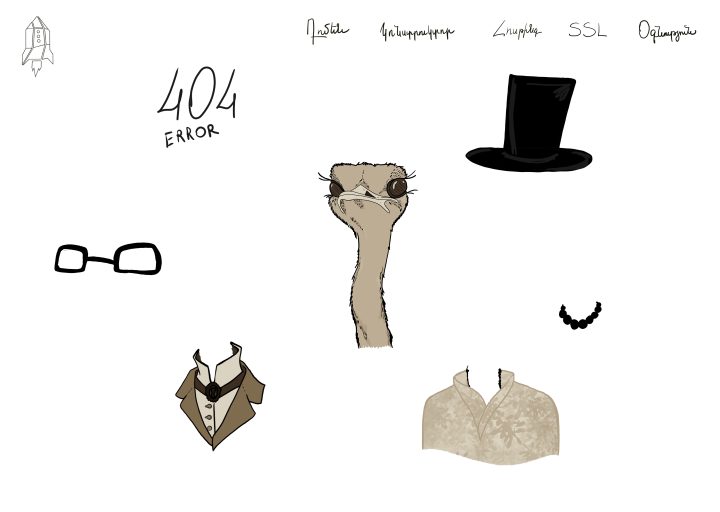
#> input picture source/shots/abc-404-arm.png, 1440 x 1024 px, given in place of fm-landing.png, which was not available (shown at 1/2 size)
$ python prep6.py
#> lines starting #> are read from the running program, lines starting #| are printed output that depends on the picture
from PIL import Image
import os
S='shots/'
def op(n): return Image.open(S+n+'.png').convert('RGB')
#> called with n = 'fm-landing'
def chunks(src,prefix,n):
    im=op(src); h=im.height; step=-(-h//n)
#> after `h = im.height`: h = 1024
#> after `step = -(-h // n)`: step = 512
    for i in range(n):
        im.crop((0,i*step,im.width,min(h,(i+1)*step))).save(f'{S}{prefix}-{i+1}.png')
#> this loop made 2 passes
#> pass 1, in chunks, `im.crop((0,i*step,im.width,min(h,(i+1)*step))).save(f'{S}{prefix}-{i+1..`:
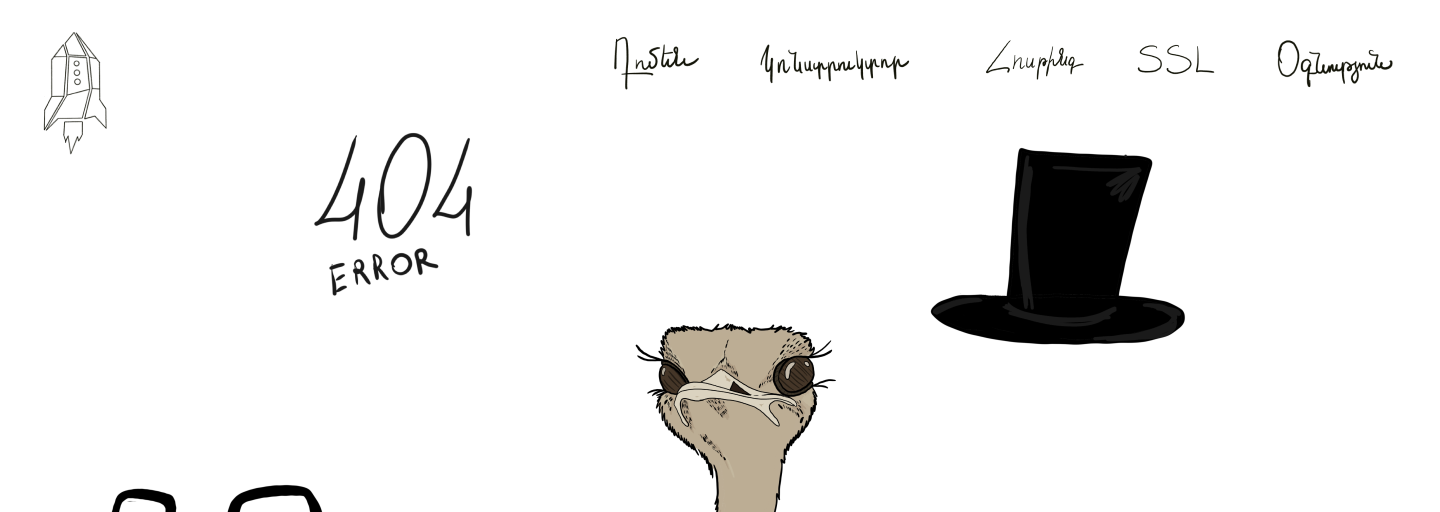
#> saved as fm-land-1.png: PIL image 1440x512 RGB; mean R, G, B 239.6, 239.3, 238.6
    print(prefix,n,im.size)
#| fm-land 2 (1440, 1024)
chunks('fm-landing','fm-land',2)
chunks('sky-night','sky-n',4); chunks('sky-day','sky-d',4)
#> call 2 of op, with n = 'sky-night'
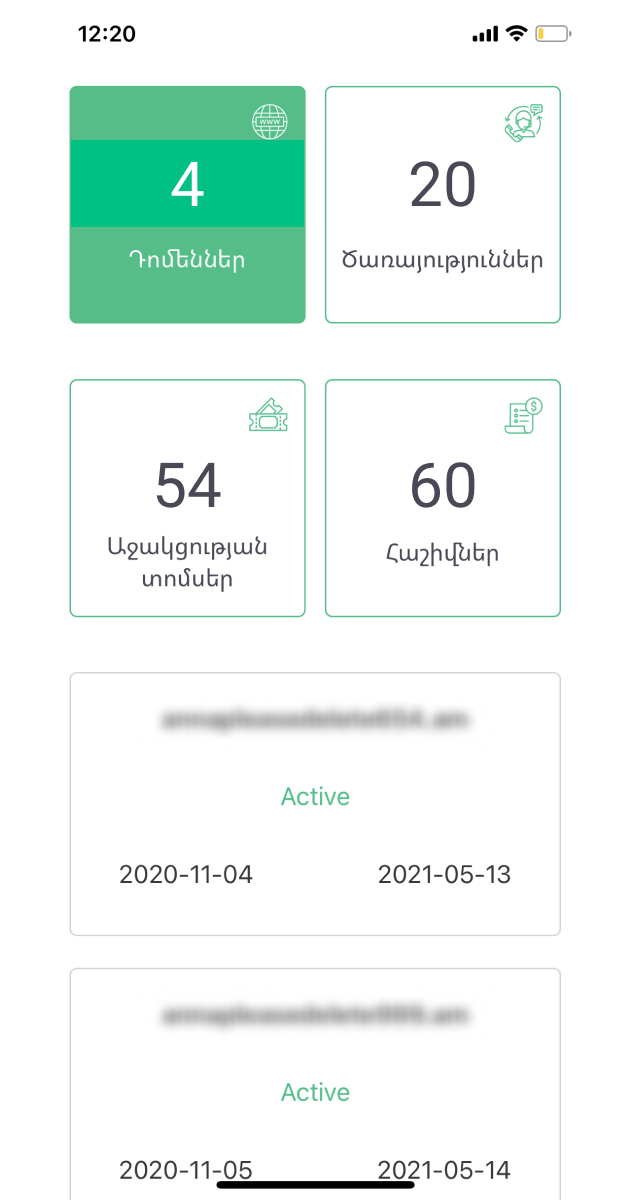
#> input picture source/shots/abc-app-2.png, 630 x 1200 px, given in place of sky-night.png, which was not available
#> the loop in chunks (call 2), `for i in range(n):` made 4 passes
#> pass 1, in chunks (call 2), `im.crop((0,i*step,im.width,min(h,(i+1)*step))).save(f'{S}{prefix}-{i+1..`:
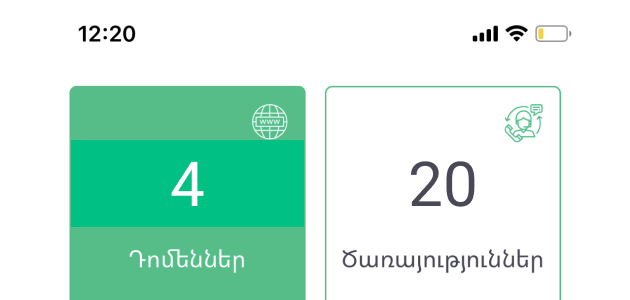
#> saved as sky-n-1.png: PIL image 630x300 RGB; mean R, G, B 197.9, 234.7, 219.9
#> pass 2, in chunks (call 2), `im.crop((0,i*step,im.width,min(h,(i+1)*step))).save(f'{S}{prefix}-{i+1..`:
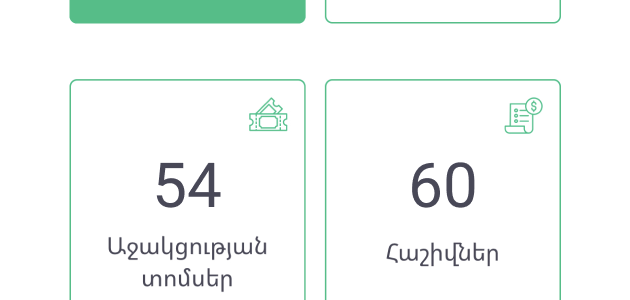
#> saved as sky-n-2.png: PIL image 630x300 RGB; mean R, G, B 243.5, 248.2, 246.1
#| sky-n 4 (630, 1200)
#| sky-d 4 (630, 1200)
chunks('abc-home','abc-home',2); chunks('abc-constructor','abc-cons',2)
#> call 4 of op, with n = 'abc-home'
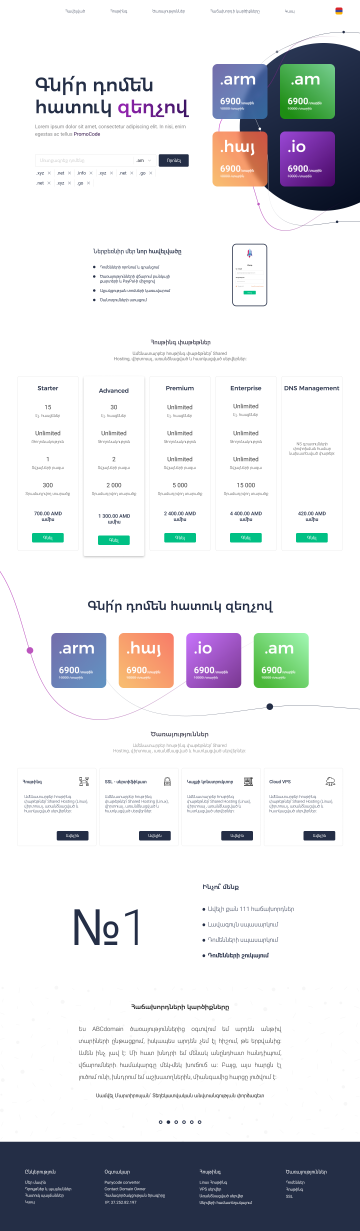
#> input picture source/shots/abc-home.png, 1440 x 4921 px (shown at 1/4 size)
#> the loop in chunks (call 4), `for i in range(n):` made 2 passes
#> pass 1, in chunks (call 4), `im.crop((0,i*step,im.width,min(h,(i+1)*step))).save(f'{S}{prefix}-{i+1..`:
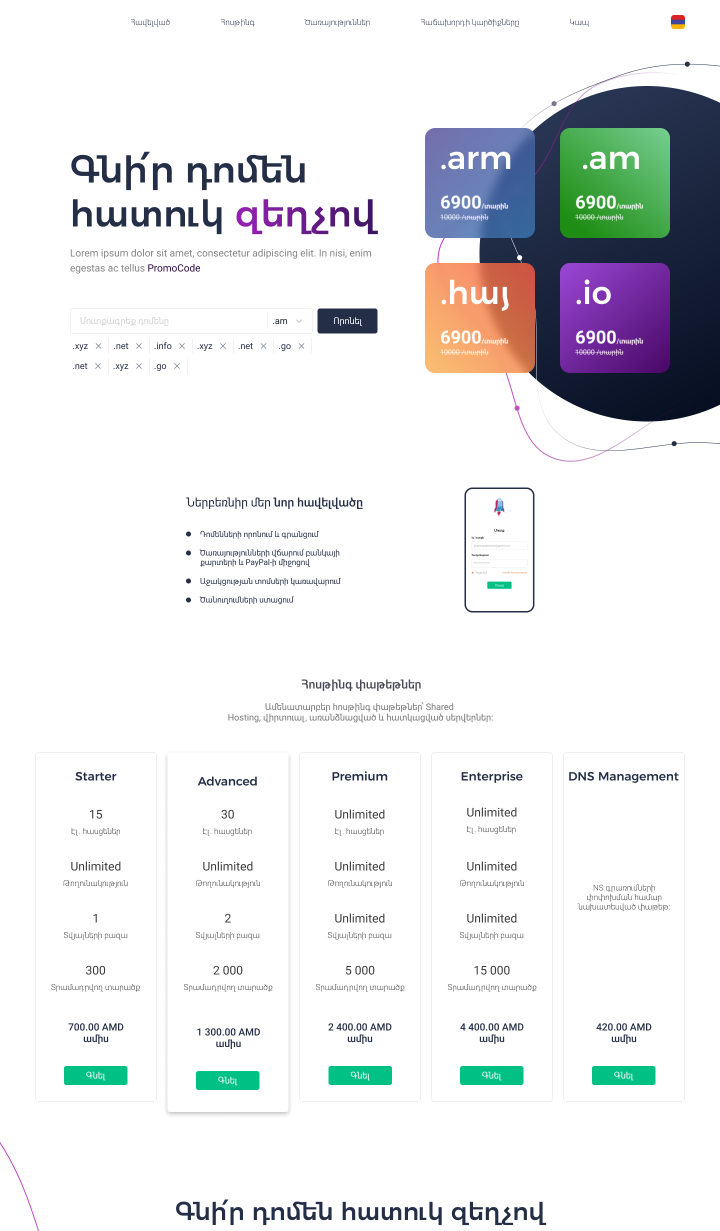
#> saved as abc-home-1.png: PIL image 1440x2461 RGB (shown at 1/2 size); mean R, G, B 232.7, 233.8, 235.4
#> pass 2, in chunks (call 4), `im.crop((0,i*step,im.width,min(h,(i+1)*step))).save(f'{S}{prefix}-{i+1..`:
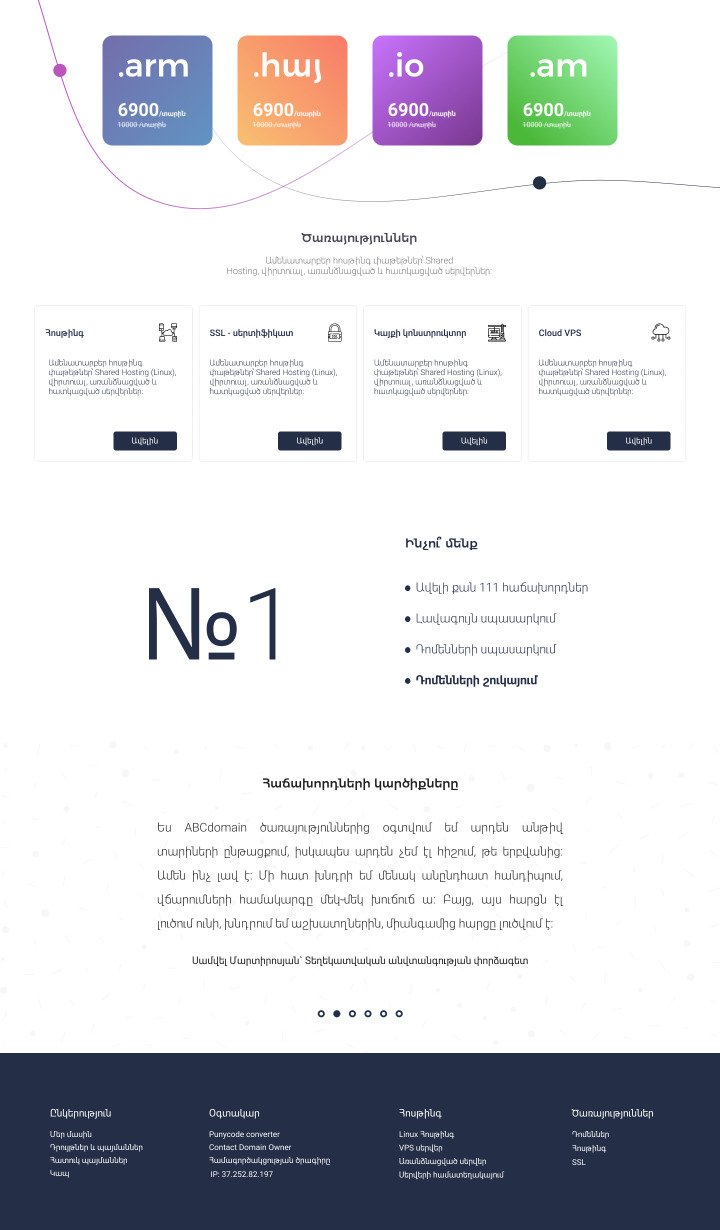
#> saved as abc-home-2.png: PIL image 1440x2460 RGB (shown at 1/2 size); mean R, G, B 214.5, 215.4, 219.4
#| abc-home 2 (1440, 4921)
#> (the run stopped early here; a loop or call above may not have finished)
